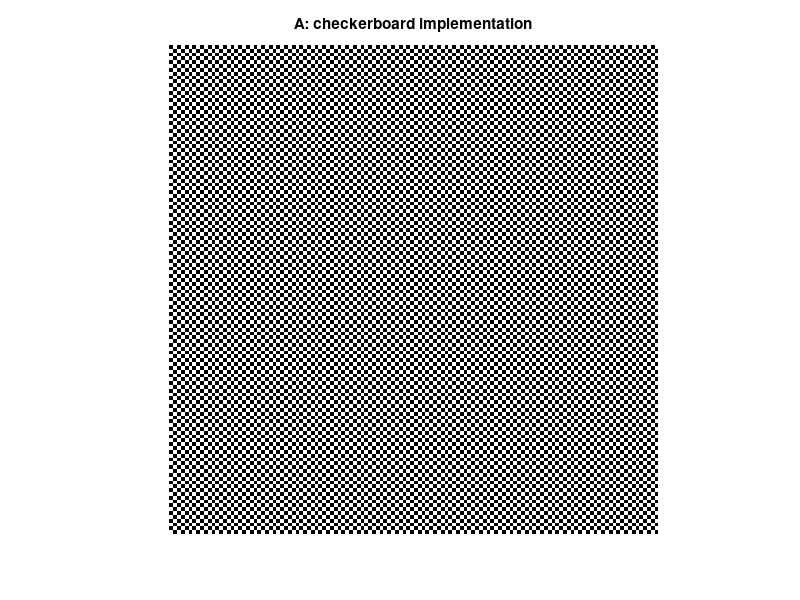
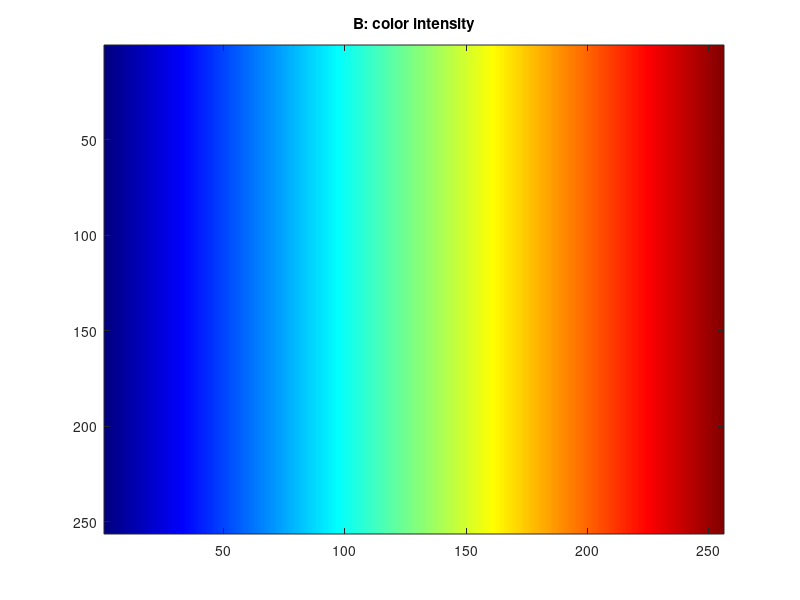
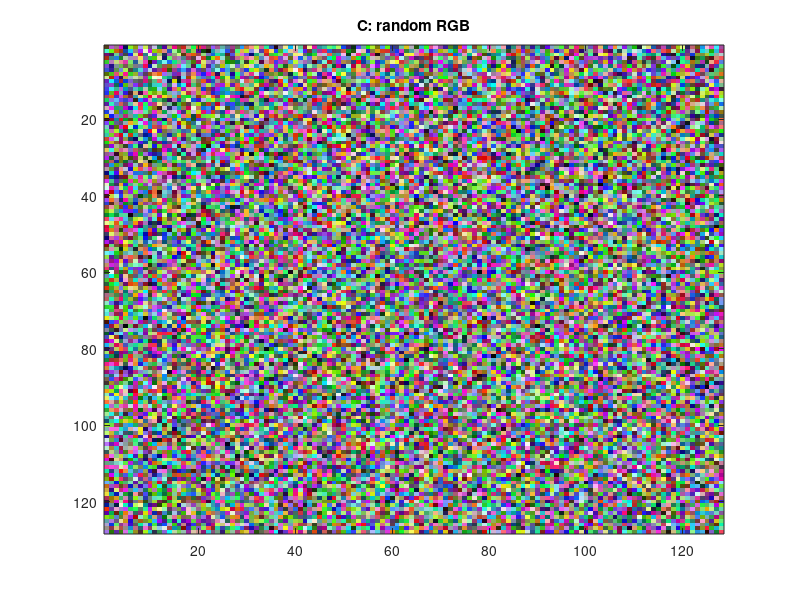
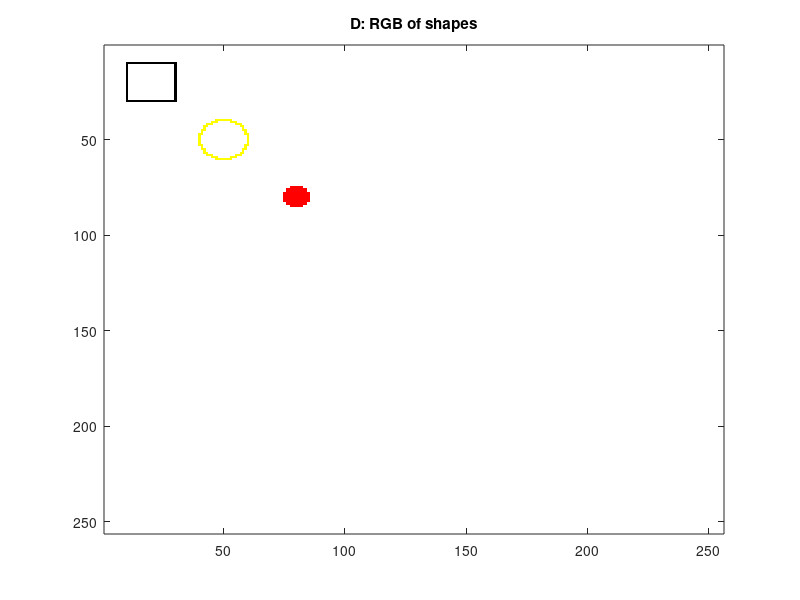

Write the MATLAB code that produced these figures, in order.
clc;
close all;

% A:
board = ones(128);
board(1:2:end,1:2:end) = 0;
board(2:2:end,2:2:end) = 0;

imshow(board,'InitialMagnification',400);
title('A: checkerboard implementation')

% B:
color256 = 0:255;
color256 = repmat(color256,256,1);

figure, image(color256)
colormap(jet(256))
title('B: color intensity')

% C:
rand_rgb = randi(255, 128, 128, 3);
rand_rgb = rand_rgb - 1;

figure, image(uint8(rand_rgb));
title('C: random RGB');

% D:
shapes_rgb = ones(256, 256, 3);

% empty black square, color[0 0 0]
shapes_rgb(10,10:30, 1:3) = 0;
shapes_rgb(30,10:30, 1:3) = 0;
shapes_rgb(11:29,10, 1:3) = 0;
shapes_rgb(11:29,30, 1:3) = 0;

% empty yellow circle, color[255 255 0]
r = 10;
cntr_x = 50;
cntr_y = 50;
theta = 0:pi/200:2*pi;
X = round(cos(theta) * r) + cntr_x;
Y = round(sin(theta) * r) + cntr_y;
for i = 1:length(X)
    shapes_rgb(Y(i),X(i),3) = 0;
end

% full red circle, color[255 0 0]
r = 5;
cntr_x = 80;
cntr_y = 80;
theta = 0:pi/100:2*pi;
X = round(cos(theta) * r) + cntr_x;
Y = round(sin(theta) * r) + cntr_y;
for i = 1:length(X)
    shapes_rgb(min(cntr_y,Y(i)):max(cntr_y,Y(i)),min(cntr_x,X(i)):max(cntr_x,X(i)),2:3) = 0;
end

shapes_rgb = shapes_rgb * 255;
figure, image(uint8(shapes_rgb));
title('D: RGB of shapes');

% E:
matrix = ones([110, 240]);

% small 'L'
matrix(1:40,20:30) = ~matrix(1:40,20:30);
matrix(30:40,31:50) = ~matrix(30:40,31:50);

% big 'L'
matrix(1:100,120:160) = ~matrix(1:100,120:160);
matrix(60:100,161:220) = ~matrix(60:100,161:220);
matrix(1:79,131:149) = ~matrix(1:79,131:149); %white square

% diamond
matrix(70:90,40:50) = ~matrix(70:90,40:50);
matrix(60:100,51:60) = ~matrix(60:100,51:60);
matrix(50:70,61:80) = ~matrix(50:70,61:80);
matrix(90:110,61:80) = ~matrix(90:110,61:80);
matrix(60:100,81:90) = ~matrix(60:100,81:90);
matrix(70:90,91:100) = ~matrix(70:90,91:100);

%
matrix(20:30,231:240) = ~matrix(20:30,231:240);
matrix(50:60,231:240) = ~matrix(50:60,231:240);
matrix(80:90,231:240) = ~matrix(80:90,231:240);

%
matrix(10:20,181:190) = ~matrix(10:20,181:190);
matrix(30:40,181:190) = ~matrix(30:40,181:190);
matrix(20:30,191:200) = ~matrix(20:30,191:200);
matrix(10:20,201:210) = ~matrix(10:20,201:210);
matrix(30:40,201:210) = ~matrix(30:40,201:210);


figure, imagesc(matrix)
title('E: grid')
colormap(gray)
grid on







